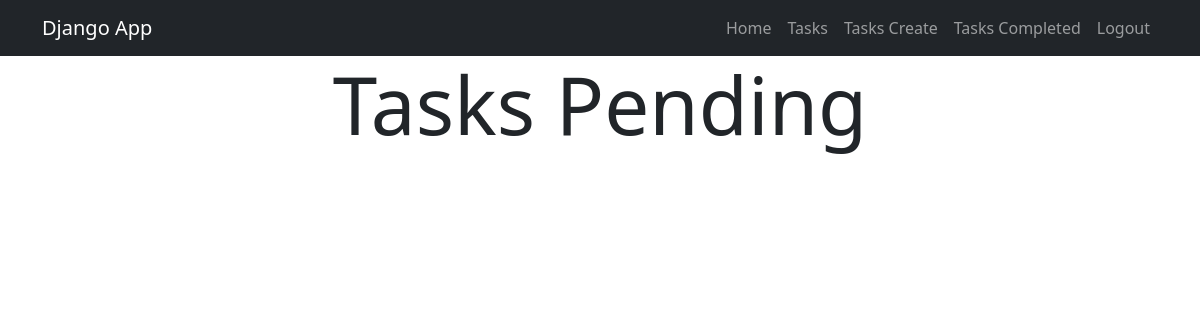
/tasks/completed (signed in), run on an earlier commit of the app's database.
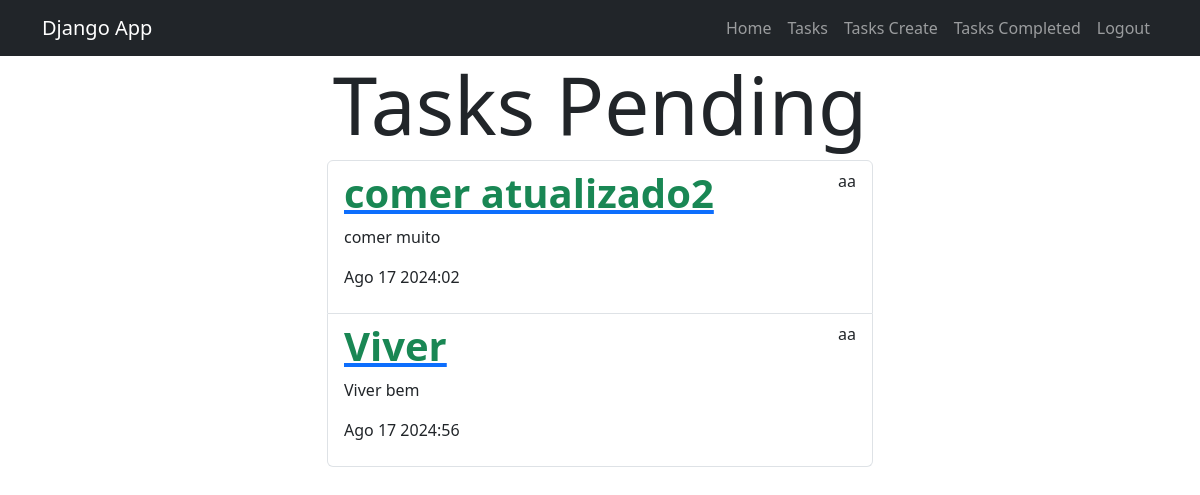
And on a later commit of the database.
### tasks/models.py (models this page shows, shortened)
class Tasks(models.Model):
    title = models.CharField(max_length=100)
    description = models.TextField(blank=True)
    created = models.DateTimeField(auto_now_add=True)
    datecompleted = models.DateTimeField(null=True)
    important = models.BooleanField(default=False)
    user = models.ForeignKey(User, on_delete=models.CASCADE)

### tasks/views.py (the view)
# urls.py: path('tasks/completed', views.task_completed, name='task_completed'),
@login_required
def task_completed(request: HttpRequest) -> HttpResponse:
    tasks = Tasks.objects.filter(
        user=request.user, datecompleted__isnull=False).order_by('-datecompleted')
    return render(request, "tasks.html", {"tasks": tasks})

### tasks/templates/tasks.html
{% extends 'base.html' %}
{% block content %}
  <div class="row">
    <div class="col-md-6 offset-md-3">
      <h1 class="text-center display-1">Tasks Pending</h1>
      <ul class="list-group">
        {% for task in tasks %}
          <li class="list-group-item">
            <header class="d-flex justify-content-between">
              <a href="{% url 'task_detail' task.id %}">
                {% if task.important %}
                  <h1 class="fw-bold text-success">{{ task.title }}</h1>
                {% else %}
                  <h1>{{ task.title }}</h1>
                {% endif %}
              </a>
              <p>{{ task.user.username }}</p>
            </header>
            <p>{{ task.description }}</p>
            <p>{{ task.datecompleted|date:'M j Y:i' }}</p>
          </li>
        {% endfor %}
      </ul>
    </div>
  </div>
{% endblock %}

### tasks/templates/base.html (shortened to what this page needs)
<!DOCTYPE html>
<html lang="en">
  <head>
    <link href="https://cdn.jsdelivr.net/npm/bootstrap@5.3.3/dist/css/bootstrap.min.css" rel="stylesheet" />
  </head>
  <body>
    <nav class="navbar navbar-expand-lg bg-dark navbar-dark">
      <div class="container">
        <a class="navbar-brand" href="/">Django App</a>
        <div class="collapse navbar-collapse" id="navbarSupportedContent">
          <ul class="navbar-nav ms-auto">
            <li class="nav-item">
              <a class="nav-link" href="/">Home</a>
            </li>
            {% if user.is_authenticated %}
              <li class="nav-item">
                <li class="nav-item">
                  <a class="nav-link" href="{% url 'tasks' %}">Tasks</a>
                </li>
                <li class="nav-item">
                  <a class="nav-link" href="{% url 'create_task' %}">Tasks Create</a>
                </li>
                <li class="nav-item">
                  <a class="nav-link" href="{% url 'task_completed' %}">Tasks Completed</a>
                </li>
                <a class="nav-link" href="/logout">Logout</a>
              </li>
            {% endif %}
          </ul>
        </div>
      </div>
    </nav>
    <main class="container mb-3">
      {% block content %}
      {% endblock %}
    </main>
  </body>
</html>

What changed in the data, as far as the page shows it:
now on this page (row edited): Tasks: title "comer atualizado2", user.username "aa", description "comer muito", datecompleted "Ago 17 2024:02"
added Tasks: title "Viver", user.username "aa", description "Viver bem", datecompleted "Ago 17 2024:56"
